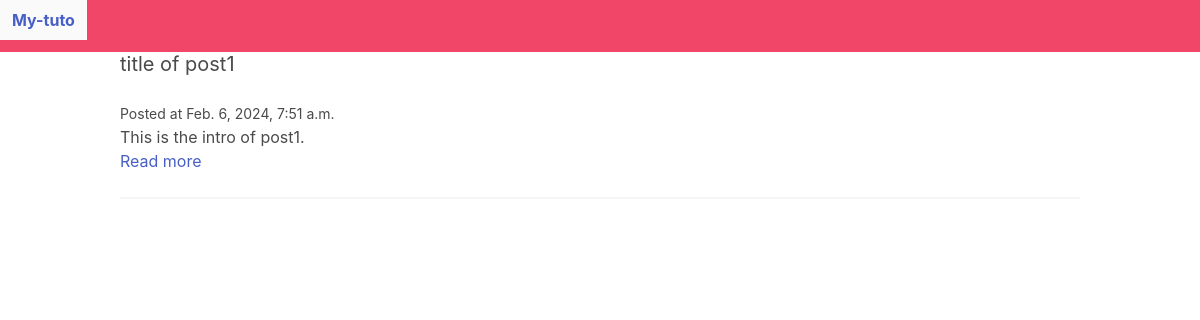
Before: / with the older database file.
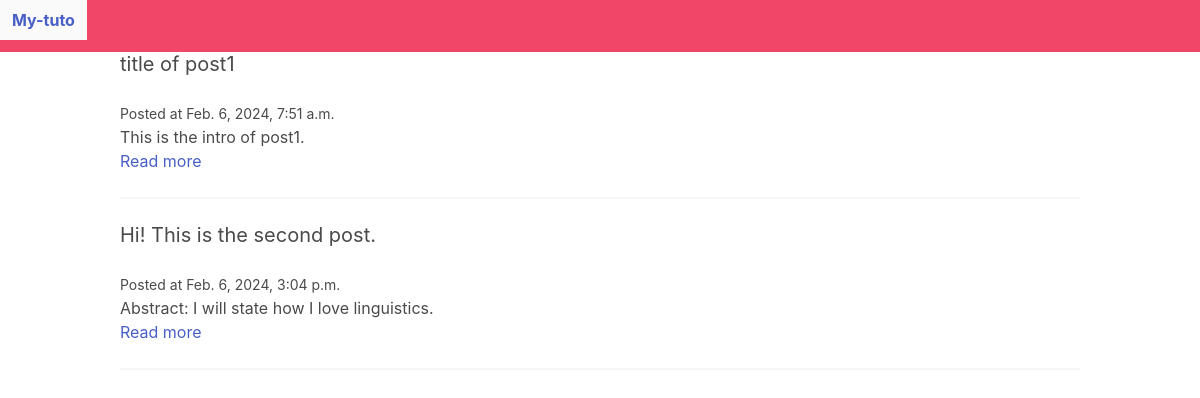
After: the same page with the newer database file.
### blog/models.py (models this page shows)
class Post(models.Model):
    title = models.CharField(max_length=255)
    slug = models.SlugField()
    intro = models.TextField()
    body = models.TextField()
    posted_date = models.DateTimeField(auto_now_add=True)

### blog/views.py (the view)
# urls.py: path("", frontpage),
def frontpage(request):
    posts = Post.objects.all()
    return render(request, "blog/frontpage.html", {"posts": posts})

### blog/templates/blog/frontpage.html
{% extends "blog/base.html" %} {% block content%}
{% for post in posts%}
<div class="post block">
    <h2 class="subtitle">{{post.title}}</h2>
    <small>Posted at {{post.posted_date}}</small>
    <p>{{post.intro}}</p>
    <a href="{% url 'post_detail' post.slug %}">Read more</a>
    <hr>
</div>
{% endfor %} {%endblock%}

### blog/templates/blog/base.html (shortened to what this page needs)
<!DOCTYPE html>
<html lang="en">
<head>
    <link rel="stylesheet" href="https://cdn.jsdelivr.net/npm/bulma@0.9.4/css/bulma.min.css">
</head>
<body>
    <nav class="navbar is-danger">
        <div>
            <a href="/" class="navbar-item">
                <strong>My-tuto</strong>
            </a>
        </div>
    </nav>
    <section>
        <div class="container">
            {% block content %}
            {% endblock %}
        </div>
    </section>
</body>
</html>

Changed rows visible on the page:
added Post: title "Hi! This is the second post.", posted_date "Feb. 6, 2024, 3:04 p.m.", intro "Abstract: I will state how I love linguistics."
